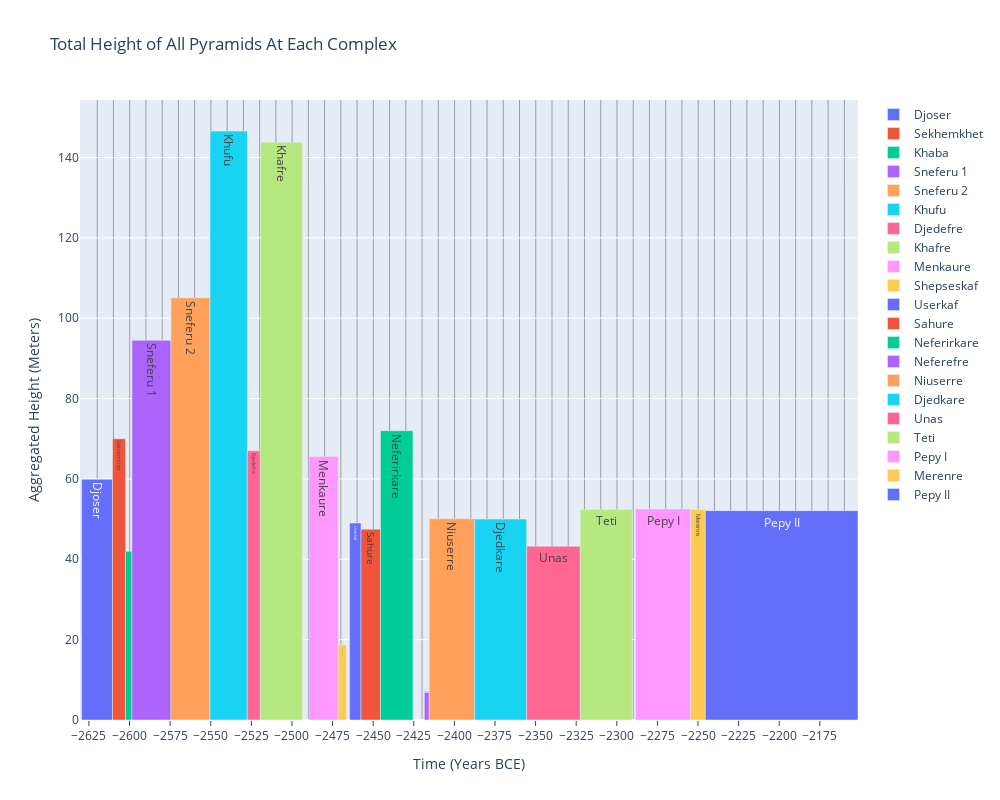

This figure's notebook cell:
### Code cell
import plotly.graph_objects as go

# Get the groups with relevant data
com_heights = tl.groupby(['pyramid_complex', 'start_of_reign', 'end_of_reign', 'length_of_reign'], sort=False, as_index=False)['height'].sum()
com_heights['start_of_reign'] = -com_heights['start_of_reign']
com_heights['end_of_reign'] = -com_heights['end_of_reign']

# Select random colors for each complex
# String below copied from the output of an error, which listed valid CSS colors
colors = 'aliceblue, antiquewhite, aqua, aquamarine, azure, beige, bisque, black, blanchedalmond, blue, blueviolet, brown, burlywood, cadetblue, chartreuse, chocolate, coral, cornflowerblue, cornsilk, crimson, cyan, darkblue, darkcyan, darkgoldenrod, darkgray, darkgrey, darkgreen, darkkhaki, darkmagenta, darkolivegreen, darkorange, darkorchid, darkred, darksalmon, darkseagreen, darkslateblue, darkslategray, darkslategrey, darkturquoise, darkviolet, deeppink, deepskyblue, dimgray, dimgrey, dodgerblue, firebrick, floralwhite, forestgreen, fuchsia, gainsboro, ghostwhite, gold, goldenrod, gray, grey, green, greenyellow, honeydew, hotpink, indianred, indigo, ivory, khaki, lavender, lavenderblush, lawngreen, lemonchiffon, lightblue, lightcoral, lightcyan, lightgoldenrodyellow, lightgray, lightgrey, lightgreen, lightpink, lightsalmon, lightseagreen, lightskyblue, lightslategray, lightslategrey, lightsteelblue, lightyellow, lime, limegreen, linen, magenta, maroon, mediumaquamarine, mediumblue, mediumorchid, mediumpurple, mediumseagreen, mediumslateblue, mediumspringgreen, mediumturquoise, mediumvioletred, midnightblue, mintcream, mistyrose, moccasin, navajowhite, navy, oldlace, olive, olivedrab, orange, orangered, orchid, palegoldenrod, palegreen, paleturquoise, palevioletred, papayawhip, peachpuff, peru, pink, plum, powderblue, purple, red, rosybrown, royalblue, rebeccapurple, saddlebrown, salmon, sandybrown, seagreen, seashell, sienna, silver, skyblue, slateblue, slategray, slategrey, snow, springgreen, steelblue, tan, teal, thistle, tomato, turquoise, violet, wheat, white, whitesmoke, yellow, yellowgreen'.split(', ')
choices = np.random.default_rng().choice(len(colors), len(com_heights), replace=False)

# Create figure
figure = go.Figure()
'''
# This adds the bars in a single trace, which doesn't work well with the legend, which
# expects a trace for each bar.
figure.add_trace(
    go.Bar(
        x=com_heights['start_of_reign'],
        y=com_heights['height'],
        width=com_heights['length_of_reign'],
        text=com_heights['pyramid_complex'],
        offset=0.5,
        marker=dict(
            color=choices,
            colorscale=colors
        )
    )
)'''

# Add each bar individually as a trace
for complex, start, end, reign, height in com_heights.values:
    figure.add_trace(
        go.Bar(
            x=[start],
            y=[height],
            width=[reign],
            text=[complex],
            name=complex,
            offset=0.5,
            customdata=[complex, start, end, reign, height],
            hovertemplate='<br>'.join([
                'Pyramid Complex: %{customdata[0]}',
                'Reign: %{customdata[1]} - %{customdata[2]} BCE',
                'Length of Reign: %{customdata[3]} Years',
                'Height: %{customdata[4]} m',
                '<extra></extra>'
            ])
        )
    )
figure.update_xaxes(
    title_text='Time (Years BCE)',
    minor={'showgrid': True, 'dtick': 10, 'tick0': 0.1})
figure.update_yaxes(title_text='Aggregated Height (Meters)')
figure.update_layout(
    autosize=False,
    width=1000,
    height=800,
    title={'text': 'Total Height of All Pyramids At Each Complex'},
    xaxis={
        'tickvals': [i for i in range(-2700, -2100, 25)],
        'tickmode': 'array',
        'showticklabels': True,
        'ticks': 'outside',
        'ticklen': 5
    }
)
figure.show()

# NOTE: Sneferu 3 missing due to absence of start and end values (I think), and 
# not included after the fact because the bar would overlap with Sneferu 2. Figure 
# out a way to resolve this issue (combine all Sneferus?)

### Figure 1 — Plotly figure (JSON) as saved in the notebook; plotly's stock layout.template omitted (floating-point values rounded to 4 significant figures)
{"data": [{"customdata": ["Djoser", -2630, -2611, 19, 59.9], "hovertemplate": "Pyramid Complex: %{customdata[0]}<br>Reign: %{customdata[1]} - %{customdata[2]} BCE<br>Length of Reign: %{customdata[3]} Years<br>Height: %{customdata[4]} m<br><extra></extra>", "name": "Djoser", "offset": 0.5, "text": ["Djoser"], "type": "bar", "width": [19], "x": [-2630], "y": [59.9]}, {"customdata": ["Sekhemkhet", -2611, -2603, 8, 70], "hovertemplate": "Pyramid Complex: %{customdata[0]}<br>Reign: %{customdata[1]} - %{customdata[2]} BCE<br>Length of Reign: %{customdata[3]} Years<br>Height: %{customdata[4]} m<br><extra></extra>", "name": "Sekhemkhet", "offset": 0.5, "text": ["Sekhemkhet"], "type": "bar", "width": [8], "x": [-2611], "y": [70]}, {"customdata": ["Khaba", -2603, -2599, 4, 42], "hovertemplate": "Pyramid Complex: %{customdata[0]}<br>Reign: %{customdata[1]} - %{customdata[2]} BCE<br>Length of Reign: %{customdata[3]} Years<br>Height: %{customdata[4]} m<br><extra></extra>", "name": "Khaba", "offset": 0.5, "text": ["Khaba"], "type": "bar", "width": [4], "x": [-2603], "y": [42]}, {"customdata": ["Sneferu 1", -2599, -2575, 24, 94.5], "hovertemplate": "Pyramid Complex: %{customdata[0]}<br>Reign: %{customdata[1]} - %{customdata[2]} BCE<br>Length of Reign: %{customdata[3]} Years<br>Height: %{customdata[4]} m<br><extra></extra>", "name": "Sneferu 1", "offset": 0.5, "text": ["Sneferu 1"], "type": "bar", "width": [24], "x": [-2599], "y": [94.5]}, {"customdata": ["Sneferu 2", -2575, -2551, 24, 105.1], "hovertemplate": "Pyramid Complex: %{customdata[0]}<br>Reign: %{customdata[1]} - %{customdata[2]} BCE<br>Length of Reign: %{customdata[3]} Years<br>Height: %{customdata[4]} m<br><extra></extra>", "name": "Sneferu 2", "offset": 0.5, "text": ["Sneferu 2"], "type": "bar", "width": [24], "x": [-2575], "y": [105.1]}, {"customdata": ["Khufu", -2551, -2528, 23, 146.6], "hovertemplate": "Pyramid Complex: %{customdata[0]}<br>Reign: %{customdata[1]} - %{customdata[2]} BCE<br>Length of Reign: %{customdata[3]} Years<br>Height: %{customdata[4]} m<br><extra></extra>", "name": "Khufu", "offset": 0.5, "text": ["Khufu"], "type": "bar", "width": [23], "x": [-2551], "y": [146.6]}, {"customdata": ["Djedefre", -2528, -2520, 8, 67], "hovertemplate": "Pyramid Complex: %{customdata[0]}<br>Reign: %{customdata[1]} - %{customdata[2]} BCE<br>Length of Reign: %{customdata[3]} Years<br>Height: %{customdata[4]} m<br><extra></extra>", "name": "Djedefre", "offset": 0.5, "text": ["Djedefre"], "type": "bar", "width": [8], "x": [-2528], "y": [67]}, {"customdata": ["Khafre", -2520, -2494, 26, 143.8], "hovertemplate": "Pyramid Complex: %{customdata[0]}<br>Reign: %{customdata[1]} - %{customdata[2]} BCE<br>Length of Reign: %{customdata[3]} Years<br>Height: %{customdata[4]} m<br><extra></extra>", "name": "Khafre", "offset": 0.5, "text": ["Khafre"], "type": "bar", "width": [26], "x": [-2520], "y": [143.8]}, {"customdata": ["Menkaure", -2490, -2472, 18, 65.55], "hovertemplate": "Pyramid Complex: %{customdata[0]}<br>Reign: %{customdata[1]} - %{customdata[2]} BCE<br>Length of Reign: %{customdata[3]} Years<br>Height: %{customdata[4]} m<br><extra></extra>", "name": "Menkaure", "offset": 0.5, "text": ["Menkaure"], "type": "bar", "width": [18], "x": [-2490], "y": [65.55]}, {"customdata": ["Shepseskaf", -2472, -2467, 5, 18.7], "hovertemplate": "Pyramid Complex: %{customdata[0]}<br>Reign: %{customdata[1]} - %{customdata[2]} BCE<br>Length of Reign: %{customdata[3]} Years<br>Height: %{customdata[4]} m<br><extra></extra>", "name": "Shepseskaf", "offset": 0.5, "text": ["Shepseskaf"], "type": "bar", "width": [5], "x": [-2472], "y": [18.7]}, {"customdata": ["Userkaf", -2465, -2458, 7, 49], "hovertemplate": "Pyramid Complex: %{customdata[0]}<br>Reign: %{customdata[1]} - %{customdata[2]} BCE<br>Length of Reign: %{customdata[3]} Years<br>Height: %{customdata[4]} m<br><extra></extra>", "name": "Userkaf", "offset": 0.5, "text": ["Userkaf"], "type": "bar", "width": [7], "x": [-2465], "y": [49]}, {"customdata": ["Sahure", -2458, -2446, 12, 47.5], "hovertemplate": "Pyramid Complex: %{customdata[0]}<br>Reign: %{customdata[1]} - %{customdata[2]} BCE<br>Length of Reign: %{customdata[3]} Years<br>Height: %{customdata[4]} m<br><extra></extra>", "name": "Sahure", "offset": 0.5, "text": ["Sahure"], "type": "bar", "width": [12], "x": [-2458], "y": [47.5]}, {"customdata": ["Neferirkare", -2446, -2426, 20, 72], "hovertemplate": "Pyramid Complex: %{customdata[0]}<br>Reign: %{customdata[1]} - %{customdata[2]} BCE<br>Length of Reign: %{customdata[3]} Years<br>Height: %{customdata[4]} m<br><extra></extra>", "name": "Neferirkare", "offset": 0.5, "text": ["Neferirkare"], "type": "bar", "width": [20], "x": [-2446], "y": [72]}, {"customdata": ["Neferefre", -2419, -2416, 3, 6.85], "hovertemplate": "Pyramid Complex: %{customdata[0]}<br>Reign: %{customdata[1]} - %{customdata[2]} BCE<br>Length of Reign: %{customdata[3]} Years<br>Height: %{customdata[4]} m<br><extra></extra>", "name": "Neferefre", "offset": 0.5, "text": ["Neferefre"], "type": "bar", "width": [3], "x": [-2419], "y": [6.85]}, {"customdata": ["Niuserre", -2416, -2388, 28, 50.1], "hovertemplate": "Pyramid Complex: %{customdata[0]}<br>Reign: %{customdata[1]} - %{customdata[2]} BCE<br>Length of Reign: %{customdata[3]} Years<br>Height: %{customdata[4]} m<br><extra></extra>", "name": "Niuserre", "offset": 0.5, "text": ["Niuserre"], "type": "bar", "width": [28], "x": [-2416], "y": [50.1]}, {"customdata": ["Djedkare", -2388, -2356, 32, 50], "hovertemplate": "Pyramid Complex: %{customdata[0]}<br>Reign: %{customdata[1]} - %{customdata[2]} BCE<br>Length of Reign: %{customdata[3]} Years<br>Height: %{customdata[4]} m<br><extra></extra>", "name": "Djedkare", "offset": 0.5, "text": ["Djedkare"], "type": "bar", "width": [32], "x": [-2388], "y": [50]}, {"customdata": ["Unas", -2356, -2323, 33, 43.23], "hovertemplate": "Pyramid Complex: %{customdata[0]}<br>Reign: %{customdata[1]} - %{customdata[2]} BCE<br>Length of Reign: %{customdata[3]} Years<br>Height: %{customdata[4]} m<br><extra></extra>", "name": "Unas", "offset": 0.5, "text": ["Unas"], "type": "bar", "width": [33], "x": [-2356], "y": [43.23]}, {"customdata": ["Teti", -2323, -2291, 32, 52.4], "hovertemplate": "Pyramid Complex: %{customdata[0]}<br>Reign: %{customdata[1]} - %{customdata[2]} BCE<br>Length of Reign: %{customdata[3]} Years<br>Height: %{customdata[4]} m<br><extra></extra>", "name": "Teti", "offset": 0.5, "text": ["Teti"], "type": "bar", "width": [32], "x": [-2323], "y": [52.4]}, {"customdata": ["Pepy I", -2289, -2255, 34, 52.5], "hovertemplate": "Pyramid Complex: %{customdata[0]}<br>Reign: %{customdata[1]} - %{customdata[2]} BCE<br>Length of Reign: %{customdata[3]} Years<br>Height: %{customdata[4]} m<br><extra></extra>", "name": "Pepy I", "offset": 0.5, "text": ["Pepy I"], "type": "bar", "width": [34], "x": [-2289], "y": [52.5]}, {"customdata": ["Merenre", -2255, -2246, 9, 52.4], "hovertemplate": "Pyramid Complex: %{customdata[0]}<br>Reign: %{customdata[1]} - %{customdata[2]} BCE<br>Length of Reign: %{customdata[3]} Years<br>Height: %{customdata[4]} m<br><extra></extra>", "name": "Merenre", "offset": 0.5, "text": ["Merenre"], "type": "bar", "width": [9], "x": [-2255], "y": [52.4]}, {"customdata": ["Pepy II", -2246, -2152, 94, 52.1], "hovertemplate": "Pyramid Complex: %{customdata[0]}<br>Reign: %{customdata[1]} - %{customdata[2]} BCE<br>Length of Reign: %{customdata[3]} Years<br>Height: %{customdata[4]} m<br><extra></extra>", "name": "Pepy II", "offset": 0.5, "text": ["Pepy II"], "type": "bar", "width": [94], "x": [-2246], "y": [52.1]}], "layout": {"autosize": false, "height": 800, "title": {"text": "Total Height of All Pyramids At Each Complex"}, "width": 1000, "xaxis": {"minor": {"dtick": 10, "showgrid": true, "tick0": 0.1}, "showticklabels": true, "ticklen": 5, "tickmode": "array", "ticks": "outside", "tickvals": [-2700, -2675, -2650, -2625, -2600, -2575, -2550, -2525, -2500, -2475, -2450, -2425, -2400, -2375, -2350, -2325, -2300, -2275, -2250, -2225, -2200, -2175, -2150, -2125], "title": {"text": "Time (Years BCE)"}}, "yaxis": {"title": {"text": "Aggregated Height (Meters)"}}}}
